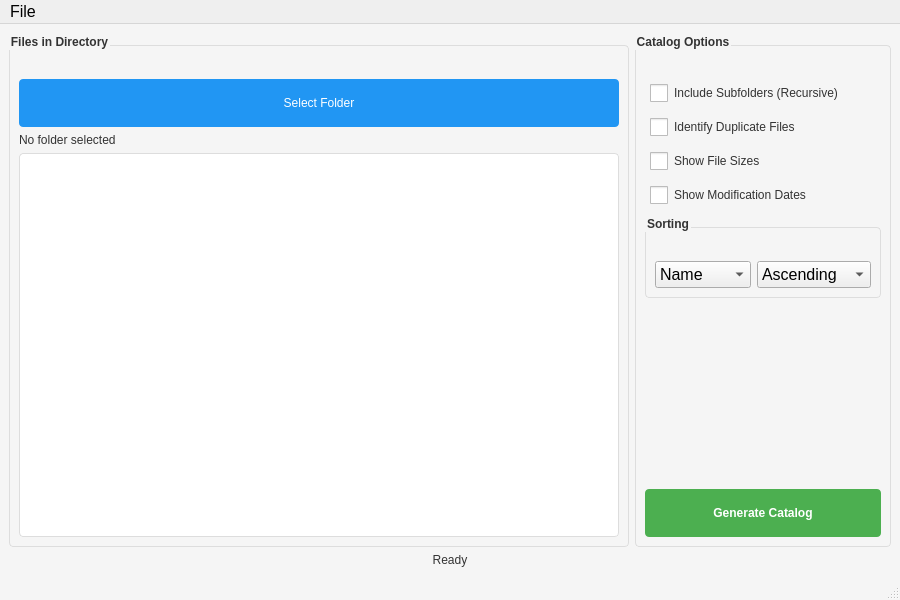
<?xml version="1.0" encoding="UTF-8"?>
<ui version="4.0">
 <class>Catalog</class>
 <widget class="QMainWindow" name="Catalog">
  <property name="geometry">
   <rect>
    <x>0</x>
    <y>0</y>
    <width>900</width>
    <height>600</height>
   </rect>
  </property>
  <property name="minimumSize">
   <size>
    <width>900</width>
    <height>600</height>
   </size>
  </property>
  <property name="windowTitle">
   <string>File Catalog Generator</string>
  </property>
  <property name="styleSheet">
   <string>
    QMainWindow {
        background-color: #f5f5f5;
    }
    QPushButton {
        background-color: #2196F3;
        color: white;
        border: none;
        padding: 8px 16px;
        border-radius: 4px;
        min-width: 120px;
        min-height: 32px;
        font-size: 12px;
    }
    QPushButton:hover {
        background-color: #1976D2;
    }
    QPushButton#catalogPushButton {
        background-color: #4CAF50;
        font-weight: bold;
        font-size: 12px;
    }
    QPushButton#catalogPushButton:hover {
        background-color: #388E3C;
    }
    QCheckBox {
        color: #333333;
        font-size: 12px;
        padding: 5px;
    }
    QCheckBox::indicator {
        width: 18px;
        height: 18px;
    }
    QListView {
        background-color: white;
        border: 1px solid #ddd;
        border-radius: 4px;
        padding: 4px;
        font-size: 12px;
    }
    QGroupBox {
        font-weight: bold;
        color: #333333;
        border: 1px solid #ddd;
        border-radius: 4px;
        margin-top: 12px;
        padding-top: 24px;
        font-size: 12px;
    }
    QLabel {
        color: #333333;
        font-size: 12px;
    }
   </string>
  </property>
  <widget class="QWidget" name="centralwidget">
   <property name="font">
    <font>
     <pointsize>12</pointsize>
    </font>
   </property>
   <layout class="QVBoxLayout" name="verticalLayout">
    <item>
     <layout class="QHBoxLayout" name="horizontalLayout">
      <item>
       <widget class="QGroupBox" name="files_group">
        <property name="title">
         <string>Files in Directory</string>
        </property>
        <property name="font">
         <font>
          <pointsize>12</pointsize>
         </font>
        </property>
        <layout class="QVBoxLayout" name="verticalLayout_2">
         <item>
          <widget class="QPushButton" name="selectFolderButton">
           <property name="text">
            <string>Select Folder</string>
           </property>
           <property name="icon">
            <iconset>icons/folder.png</iconset>
           </property>
           <property name="font">
            <font>
             <pointsize>12</pointsize>
            </font>
           </property>
          </widget>
         </item>
         <item>
          <widget class="QLabel" name="directory_label">
           <property name="text">
            <string>No folder selected</string>
           </property>
           <property name="wordWrap">
            <bool>true</bool>
           </property>
           <property name="font">
            <font>
             <pointsize>12</pointsize>
            </font>
           </property>
          </widget>
         </item>
         <item>
          <widget class="QListView" name="listListView">
           <property name="alternatingRowColors">
            <bool>true</bool>
           </property>
           <property name="selectionMode">
            <enum>QAbstractItemView::ExtendedSelection</enum>
           </property>
           <property name="font">
            <font>
             <pointsize>12</pointsize>
            </font>
           </property>
          </widget>
         </item>
        </layout>
       </widget>
      </item>
      <item>
       <widget class="QGroupBox" name="options_group">
        <property name="title">
         <string>Catalog Options</string>
        </property>
        <property name="font">
         <font>
          <pointsize>12</pointsize>
         </font>
        </property>
        <layout class="QVBoxLayout" name="verticalLayout_3">
         <item>
          <widget class="QCheckBox" name="recursiveCheckBox">
           <property name="text">
            <string>Include Subfolders (Recursive)</string>
           </property>
           <property name="toolTip">
            <string>Include all files from subfolders in the catalog</string>
           </property>
           <property name="font">
            <font>
             <pointsize>12</pointsize>
            </font>
           </property>
          </widget>
         </item>
         <item>
          <widget class="QCheckBox" name="identdupCheckBox">
           <property name="text">
            <string>Identify Duplicate Files</string>
           </property>
           <property name="toolTip">
            <string>Compare file contents to find duplicates</string>
           </property>
           <property name="font">
            <font>
             <pointsize>12</pointsize>
            </font>
           </property>
          </widget>
         </item>
         <item>
          <widget class="QCheckBox" name="showSizesCheckBox">
           <property name="text">
            <string>Show File Sizes</string>
           </property>
           <property name="toolTip">
            <string>Include file sizes in the catalog</string>
           </property>
           <property name="font">
            <font>
             <pointsize>12</pointsize>
            </font>
           </property>
          </widget>
         </item>
         <item>
          <widget class="QCheckBox" name="showDatesCheckBox">
           <property name="text">
            <string>Show Modification Dates</string>
           </property>
           <property name="toolTip">
            <string>Include file modification dates in the catalog</string>
           </property>
           <property name="font">
            <font>
             <pointsize>12</pointsize>
            </font>
           </property>
          </widget>
         </item>
         <item>
          <widget class="QGroupBox" name="sort_group">
           <property name="title">
            <string>Sorting</string>
           </property>
           <property name="font">
            <font>
             <pointsize>12</pointsize>
            </font>
           </property>
           <layout class="QHBoxLayout" name="horizontalLayout_2">
            <item>
             <widget class="QComboBox" name="sortByComboBox">
              <property name="font">
               <font>
                <pointsize>12</pointsize>
               </font>
              </property>
              <property name="toolTip">
               <string>Select sorting field</string>
              </property>
              <item>
               <property name="text">
                <string>Name</string>
               </property>
              </item>
              <item>
               <property name="text">
                <string>File Type</string>
               </property>
              </item>
             </widget>
            </item>
            <item>
             <widget class="QComboBox" name="sortOrderComboBox">
              <property name="font">
               <font>
                <pointsize>12</pointsize>
               </font>
              </property>
              <property name="toolTip">
               <string>Select sort order</string>
              </property>
              <item>
               <property name="text">
                <string>Ascending</string>
               </property>
              </item>
              <item>
               <property name="text">
                <string>Descending</string>
               </property>
              </item>
             </widget>
            </item>
           </layout>
          </widget>
         </item>
         <item>
          <spacer name="verticalSpacer">
           <property name="orientation">
            <enum>Qt::Vertical</enum>
           </property>
           <property name="sizeHint" stdset="0">
            <size>
             <width>20</width>
             <height>40</height>
            </size>
           </property>
          </spacer>
         </item>
         <item>
          <widget class="QPushButton" name="catalogPushButton">
           <property name="text">
            <string>Generate Catalog</string>
           </property>
           <property name="icon">
            <iconset>icons/catalog.png</iconset>
           </property>
           <property name="font">
            <font>
             <pointsize>12</pointsize>
            </font>
           </property>
          </widget>
         </item>
        </layout>
       </widget>
      </item>
     </layout>
    </item>
    <item>
     <widget class="QLabel" name="status_label">
      <property name="text">
       <string>Ready</string>
      </property>
      <property name="alignment">
       <set>Qt::AlignCenter</set>
      </property>
      <property name="font">
       <font>
        <pointsize>12</pointsize>
       </font>
      </property>
     </widget>
    </item>
   </layout>
  </widget>
  <widget class="QMenuBar" name="menubar">
   <property name="geometry">
    <rect>
     <x>0</x>
     <y>0</y>
     <width>900</width>
     <height>21</height>
    </rect>
   </property>
   <property name="font">
    <font>
     <pointsize>12</pointsize>
    </font>
   </property>
   <widget class="QMenu" name="menuFile">
    <property name="title">
     <string>File</string>
    </property>
    <property name="font">
     <font>
      <pointsize>12</pointsize>
     </font>
    </property>
    <addaction name="actionselect"/>
    <addaction name="separator"/>
    <addaction name="actionopen_catalog"/>
    <addaction name="separator"/>
    <addaction name="actionexit"/>
   </widget>
   <addaction name="menuFile"/>
  </widget>
  <widget class="QStatusBar" name="statusbar">
   <property name="font">
    <font>
     <pointsize>12</pointsize>
    </font>
   </property>
  </widget>
  <action name="actionselect">
   <property name="text">
    <string>Select Folder...</string>
   </property>
   <property name="shortcut">
    <string>Ctrl+O</string>
   </property>
   <property name="font">
    <font>
     <pointsize>12</pointsize>
    </font>
   </property>
  </action>
  <action name="actionexit">
   <property name="text">
    <string>Exit</string>
   </property>
   <property name="shortcut">
    <string>Alt+F4</string>
   </property>
   <property name="font">
    <font>
     <pointsize>12</pointsize>
    </font>
   </property>
  </action>
  <action name="actionopen_catalog">
   <property name="text">
    <string>Open Last Catalog</string>
   </property>
   <property name="shortcut">
    <string>Ctrl+L</string>
   </property>
   <property name="font">
    <font>
     <pointsize>12</pointsize>
    </font>
   </property>
  </action>
 </widget>
 <resources/>
 <connections/>
</ui>
